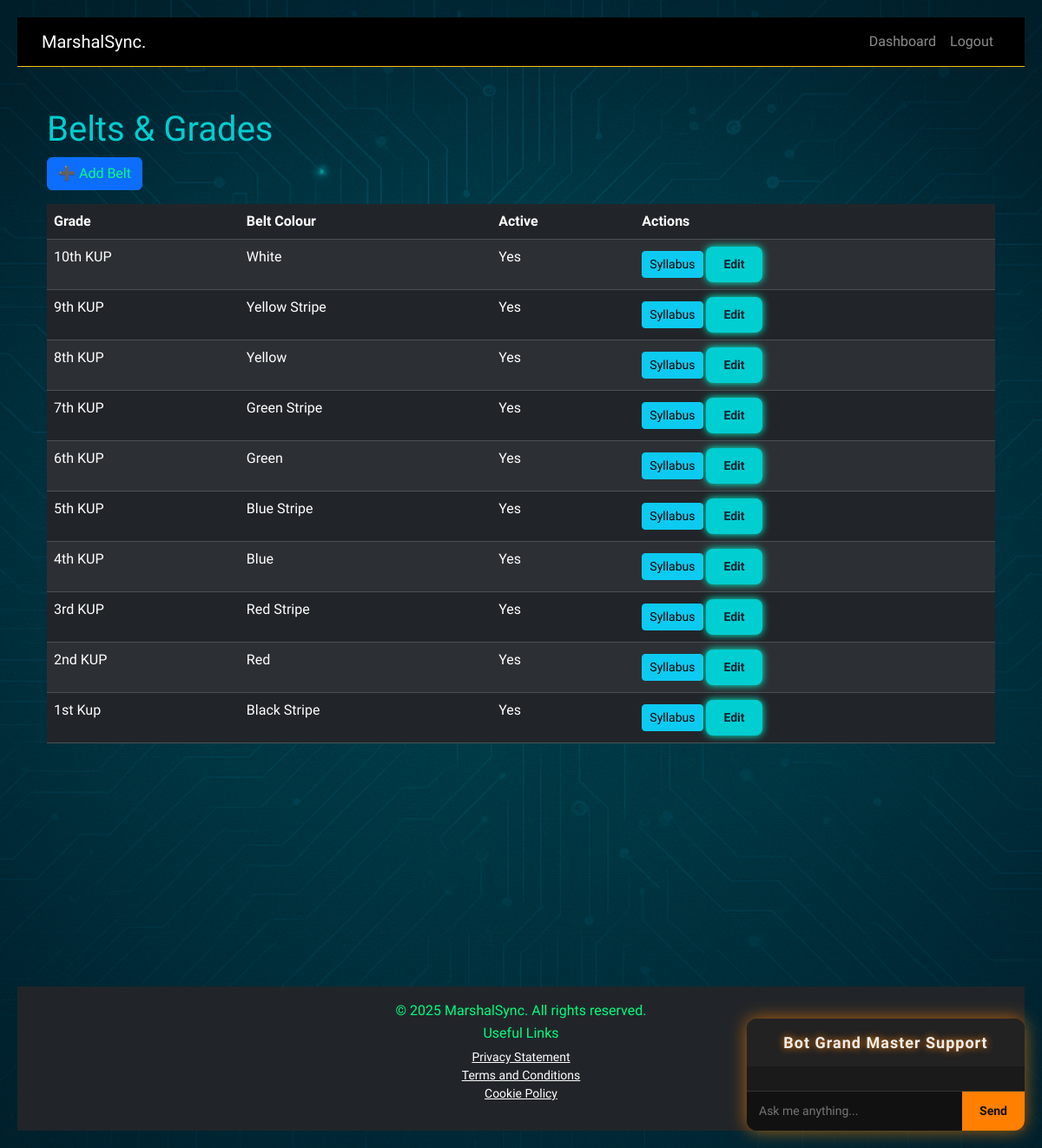
The app's page /settings/belts_list/ (signed in) with its own data.
### marshalsync_settings/models.py (models this page shows, shortened)
class Belt(models.Model):
    grade = models.CharField(max_length=100)
    belt_colour = models.CharField(max_length=100)
    is_active = models.BooleanField(default=True)
    created_by = models.ForeignKey(User, on_delete=models.CASCADE)
    created_at = models.DateTimeField(auto_now_add=True)

### marshalsync_settings/views.py (the view)
# urls.py: path('belts_list/', views.belt_list, name='belts_list'),
@login_required
def belt_list(request):
    belts = Belt.objects.all()
    return render(request, 'marshalsync_settings/belts_list.html', {'belts': belts})

### marshalsync_settings/templates/marshalsync_settings/belts_list.html
{% extends 'layout.html' %}
{% block content %}
<div class="container py-4">
  <h1>Belts & Grades</h1>
  <a href="{% url 'marshalsync_settings:belt_create' %}" class="btn btn-primary mb-3">➕ Add Belt</a>
  <table class="table table-dark table-striped">
    <thead>
      <tr>
        <th>Grade</th>
        <th>Belt Colour</th>
        <th>Active</th>
        <th>Actions</th>
      </tr>
    </thead>
    <tbody>
      {% for belt in belts %}
      <tr>
        <td>{{ belt.grade }}</td>
        <td>{{ belt.belt_colour }}</td>
        <td>{{ belt.is_active|yesno:"Yes,No" }}</td>
        <td>
          <a href="{% url 'marshalsync_settings:grading_sheet_template_edit' belt.pk %}" class="btn btn-sm btn-info">Syllabus</a>
          <a href="{% url 'marshalsync_settings:belt_edit' belt.pk %}" class="btn btn-sm btn-warning">Edit</a>
        </td>
      </tr>
      {% empty %}
      <tr><td colspan="4">No belts found.</td></tr>
      {% endfor %}
    </tbody>
  </table>
</div>
{% endblock %}

### cwiktana/static/css/style.css (style rules this page uses)
body { font-family: 'Rajdhani', sans-serif; background: url('../images/circuit_bg.png') no-repeat center center fixed; background-size: cover; color: #e0f7fa; margin: 0; padding: 20px; }
h1, h2, h3 { color: #00CED1; }
.btn-warning { background-color: #00CED1; color: #0a1f2e; border: none; padding: 10px 20px; font-weight: bold; border-radius: 8px; text-decoration: none; box-shadow: 0 0 8px #00FFD5; transition: background-color 0.3s ease, transform 0.2s ease, box-shadow 0.3s ease; }
.mb-3 { color: #00FF7F; }

### records on screen
Belt: grade "10th KUP", belt_colour "White", is_active "Yes"
Belt: grade "9th KUP", belt_colour "Yellow Stripe", is_active "Yes"
Belt: grade "8th KUP", belt_colour "Yellow", is_active "Yes"
Belt: grade "7th KUP", belt_colour "Green Stripe", is_active "Yes"
Belt: grade "6th KUP", belt_colour "Green", is_active "Yes"
Belt: grade "5th KUP", belt_colour "Blue Stripe", is_active "Yes"
Belt: grade "4th KUP", belt_colour "Blue", is_active "Yes"
Belt: grade "3rd KUP", belt_colour "Red Stripe", is_active "Yes"
Belt: grade "2nd KUP", belt_colour "Red", is_active "Yes"
Belt: grade "1st Kup", belt_colour "Black Stripe", is_active "Yes"
